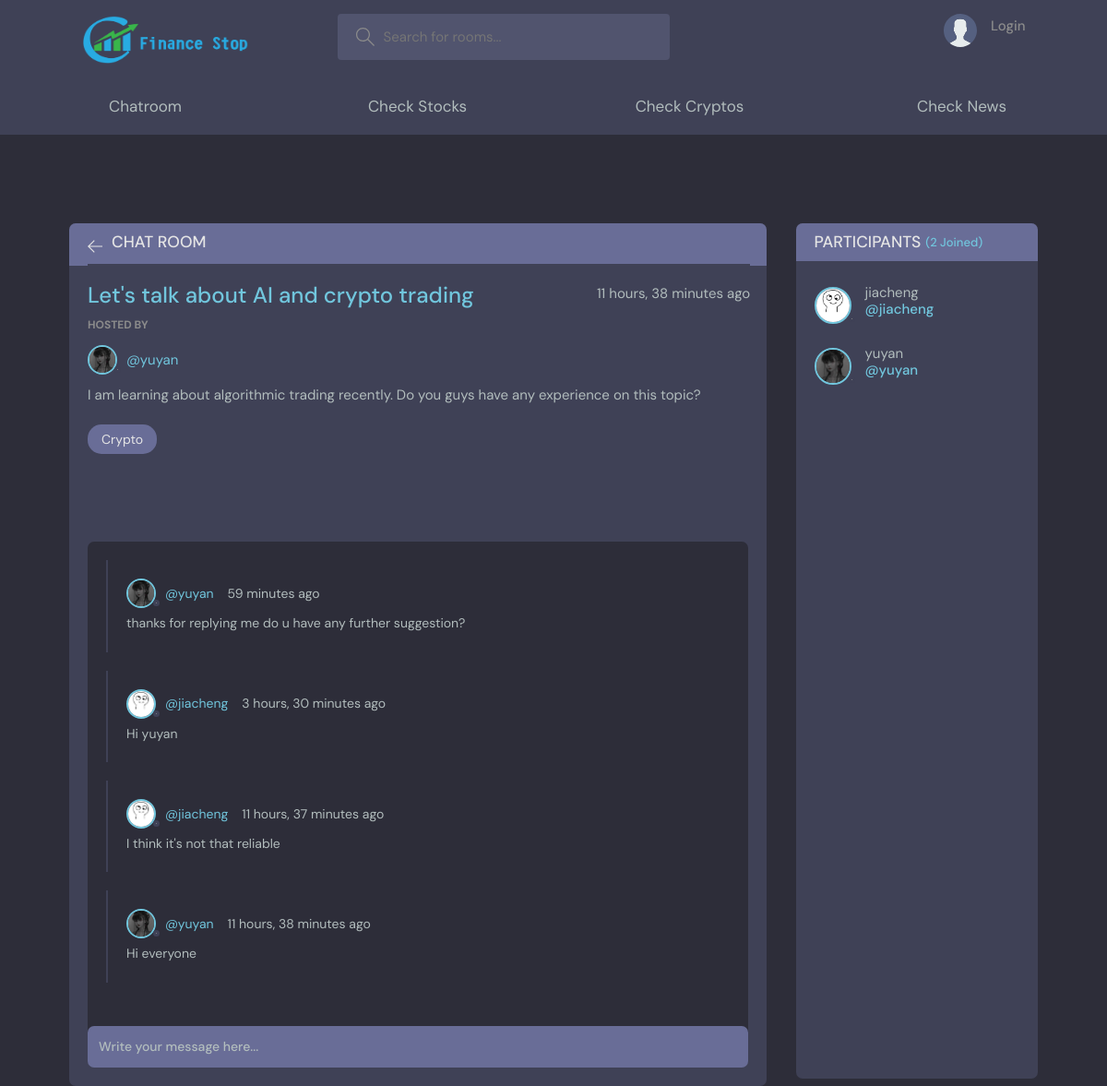
Page /room/2/ on the committed database.
### base/models.py (models this page shows, shortened)
class Room(models.Model):
    host = models.ForeignKey(User, on_delete=models.SET_NULL, null=True)
    topic = models.ForeignKey(Topic, on_delete=models.SET_NULL, null=True)
    name = models.CharField(max_length=200)
    description = models.TextField(null=True, blank=True)
    participants = models.ManyToManyField(User, related_name='participants', blank = True)
    update = models.DateTimeField(auto_now=True)
    created = models.DateTimeField(auto_now_add=True)
    class Meta:
        ordering = ['-update', '-created']

class User(AbstractUser):
    pass
    name = models.CharField(max_length=200, null=True)
    email = models.EmailField(unique=True, null=True)
    bio = models.TextField(null=True)
    avatar = models.ImageField(null=True, default="avatar.svg")
    USERNAME_FIELD = 'email'
    REQUIRED_FIELDS = []

class Topic(models.Model):
    name = models.CharField(max_length=200)
    def __str__(self):
        return self.name

class Message(models.Model):
    user = models.ForeignKey(User, on_delete=models.CASCADE)
    room = models.ForeignKey(Room, on_delete=models.CASCADE)
    body = models.TextField()
    updated = models.DateTimeField(auto_now=True)
    created = models.DateTimeField(auto_now_add=True)
    class Meta:
        ordering = ['-updated', '-created']

### base/views.py (the view, shortened to what this page needs)
# urls.py: path('room/<str:pk>/', views.room, name='room'),
def room(request, pk):
    room = Room.objects.get(id=pk)
    room_messages = room.message_set.all()
    participants = room.participants.all()
    context = {'room': room, 'room_messages': room_messages, 'participants': participants}
    return render(request, 'base/room.html', context)

### base/templates/base/room.html (shortened to what this page needs)
{% extends 'main.html' %}
{% load static %}
{% block content %}
    <main class="profile-page layout layout--2">
      <div class="container">
        <div class="room">
          <div class="room__top">
            <div class="room__topLeft">
              <a href="{% url 'chatroom' %}">
                <svg version="1.1" xmlns="http://www.w3.org/2000/svg" width="32" height="32" viewBox="0 0 32 32">
                  <title>arrow-left</title>
                  <path
                    d="M13.723 2.286l-13.723 13.714 13.719 13.714 1.616-1.611-10.96-10.96h27.625v-2.286h-27.625l10.965-10.965-1.616-1.607z"
                  ></path>
                </svg>
              </a>
              <h3>Chat Room</h3>
            </div>
          </div>
          <div class="room__box scroll">
            <div class="room__header scroll">
              <div class="room__info">
                <h3>{{ room.name }}</h3>
                <span>{{ room.created|timesince }} ago</span>
              </div>
              <div class="room__hosted">
                <p>Hosted By</p>
                <a href="{% url 'user-profile' room.host.id %}" class="room__author">
                  <div class="avatar avatar--small">
                    <img src="{{ room.host.avatar.url }}" />
                  </div>
                  <span>@{{ room.host.username }}</span>
                </a>
              </div>
              <div class="room__details">
                    <p>{{ room.description }}</p>
              </div>
              <span class="room__topics">{{ room.topic }}</span>
            </div>
            <div class="room__conversation">
              <div class="threads scroll">
                {%  for message in room_messages %}
                    <div class="thread">
                  <div class="thread__top">
                    <div class="thread__author">
                      <a href="{% url 'user-profile' message.user.id %}" class="thread__authorInfo">
                        <div class="avatar avatar--small">
                          <img src="{{ message.user.avatar.url }}" />
                        </div>
                        <span>@{{ message.user.username }}</span>
                      </a>
                      <span class="thread__date">{{ message.created|timesince }} ago</span>
                    </div>
                  </div>
                  <div class="thread__details">
                    {{ message.body }}
                  </div>
                </div>
                {% endfor %}
              </div>
            </div>
          </div>
          <div class="room__message">
            <form action="" method="POST">
                <input name="body" placeholder="Write your message here..." />
            </form>
          </div>
        </div>
        <div class="participants">
          <h3 class="participants__top">Participants <span>({{ participants.count }} Joined)</span></h3>
          <div class="participants__list scroll">
            {% for user in participants %}
            <a href="{% url 'user-profile' user.id %}" class="participant">
              <div class="avatar avatar--medium">
                <img src="{{ user.avatar.url }}" />
              </div>
              <p>
                  {{ user.username }}
                <span>@{{ user.username }}</span>
              </p>
            </a>
              {% endfor %}
          </div>
        </div>
      </div>
    </main>
{% endblock content %}

### rows in the picture
Room: name "Let's talk about AI and crypto trading", created "11 hours, 38 minutes", host.avatar (picture), host.username "yuyan", description "I am learning about algorithmic trading recently. Do you guys have any experience on this topic?", topic "Crypto"
Message: user.avatar (picture), user.username "yuyan", created "59 minutes", body "thanks for replying me do u have any further suggestion?"
Message: user.avatar (picture), user.username "jiacheng", created "3 hours, 30 minutes", body "Hi yuyan"
Message: user.avatar (picture), user.username "jiacheng", created "11 hours, 37 minutes", body "I think it's not that reliable"
Message: user.avatar (picture), user.username "yuyan", created "11 hours, 38 minutes", body "Hi everyone"
User: avatar (picture), username "jiacheng"
User: avatar (picture), username "yuyan"

### other values in the picture
{{ participants.count }} "2"
